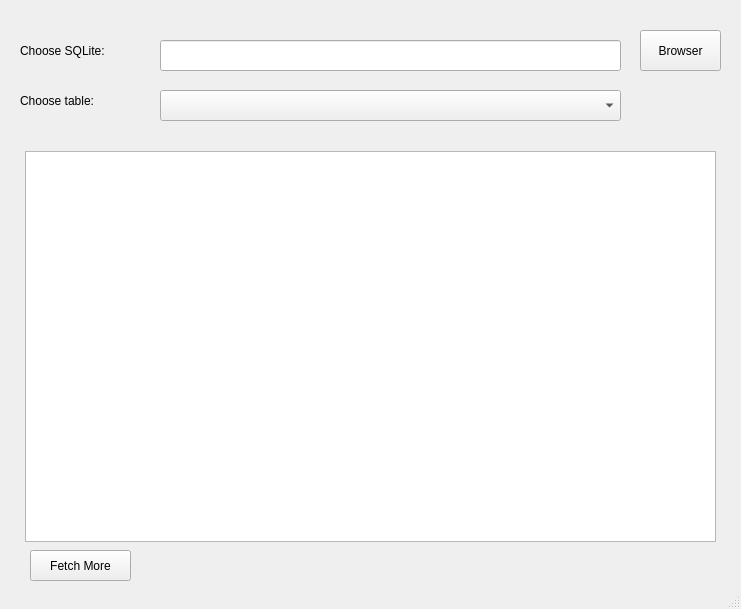
<?xml version="1.0" encoding="UTF-8"?>
<ui version="4.0">
 <class>MainWindow</class>
 <widget class="QMainWindow" name="MainWindow">
  <property name="geometry">
   <rect>
    <x>0</x>
    <y>0</y>
    <width>741</width>
    <height>609</height>
   </rect>
  </property>
  <property name="windowTitle">
   <string>PracticeSQLite</string>
  </property>
  <widget class="QWidget" name="centralwidget">
   <widget class="QLabel" name="label">
    <property name="geometry">
     <rect>
      <x>20</x>
      <y>40</y>
      <width>111</width>
      <height>21</height>
     </rect>
    </property>
    <property name="font">
     <font>
      <pointsize>9</pointsize>
     </font>
    </property>
    <property name="text">
     <string>Choose SQLite:</string>
    </property>
   </widget>
   <widget class="QLineEdit" name="lineEdit">
    <property name="geometry">
     <rect>
      <x>160</x>
      <y>40</y>
      <width>461</width>
      <height>31</height>
     </rect>
    </property>
   </widget>
   <widget class="QPushButton" name="pushButton">
    <property name="geometry">
     <rect>
      <x>640</x>
      <y>30</y>
      <width>81</width>
      <height>41</height>
     </rect>
    </property>
    <property name="text">
     <string>Browser</string>
    </property>
   </widget>
   <widget class="QLabel" name="label_2">
    <property name="geometry">
     <rect>
      <x>20</x>
      <y>90</y>
      <width>111</width>
      <height>21</height>
     </rect>
    </property>
    <property name="font">
     <font>
      <pointsize>9</pointsize>
     </font>
    </property>
    <property name="text">
     <string>Choose table:</string>
    </property>
   </widget>
   <widget class="QComboBox" name="comboBox">
    <property name="geometry">
     <rect>
      <x>160</x>
      <y>90</y>
      <width>461</width>
      <height>31</height>
     </rect>
    </property>
   </widget>
   <widget class="QTableWidget" name="tableWidget">
    <property name="geometry">
     <rect>
      <x>25</x>
      <y>151</y>
      <width>691</width>
      <height>391</height>
     </rect>
    </property>
   </widget>
   <widget class="QPushButton" name="pushButton_2">
    <property name="geometry">
     <rect>
      <x>30</x>
      <y>550</y>
      <width>101</width>
      <height>31</height>
     </rect>
    </property>
    <property name="font">
     <font>
      <pointsize>9</pointsize>
     </font>
    </property>
    <property name="text">
     <string>Fetch More</string>
    </property>
   </widget>
  </widget>
  <widget class="QStatusBar" name="statusbar"/>
 </widget>
 <resources/>
 <connections/>
</ui>
